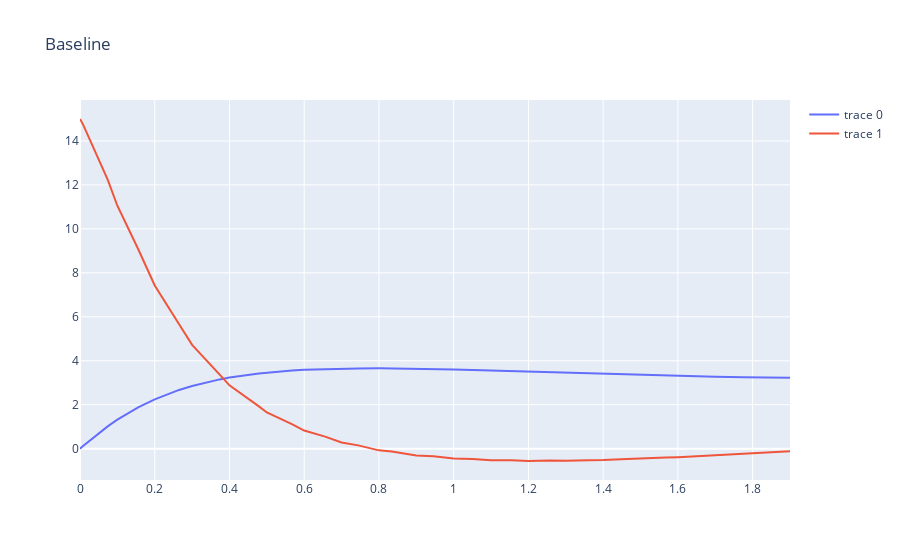

The notebook cell this image was saved under:
### Code cell
ctrl = controllers.get_limited_lookahead_controller(get_value_function(online_horizon)[0], vf_approx)
x_traj_sim, t_traj_sim = controllers.sim_ctrl(x0, vf.u_dim[0], sys.dx, ctrl, .1, 20)
controllers.plot_sim(t_traj_sim, x_traj_sim, "Baseline").show()
